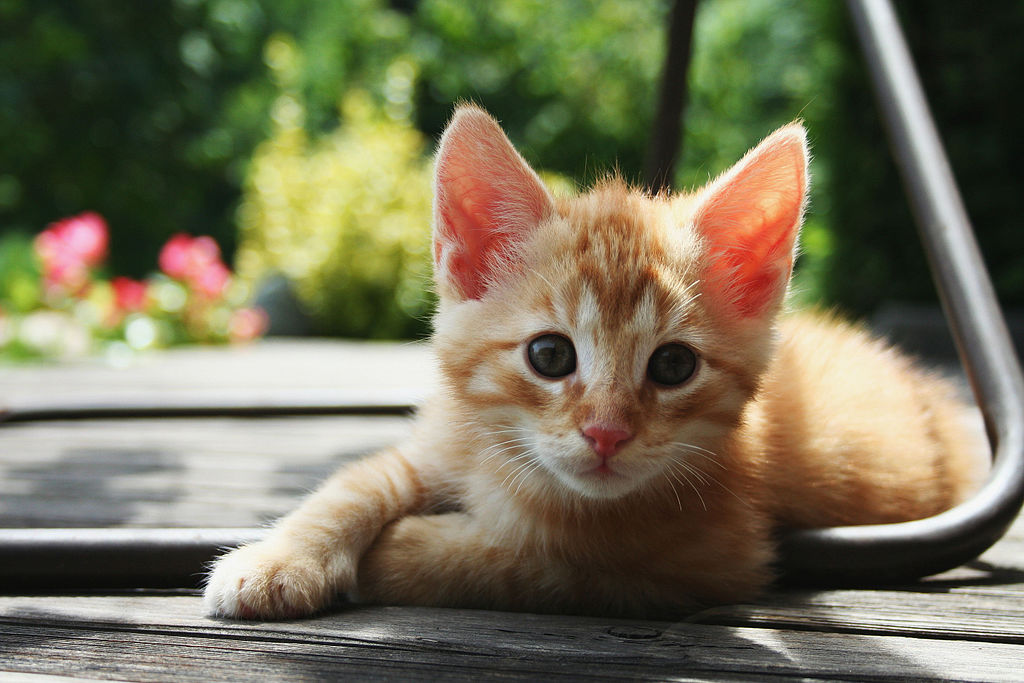
#> input picture images/kitten.jpg, 1024 x 683 px
$ python detect_edges_with_prewitt_mask.py
#> lines starting #> are read from the running program, lines starting #| are printed output that depends on the picture
### utils.py
from numpy import uint8

from PIL import Image

from pylab import array, gray


def get_grayscaled_image(path_):
#> called with path_ = 'images/kitten.jpg'
    im = array(Image.open(path_).convert('L'))
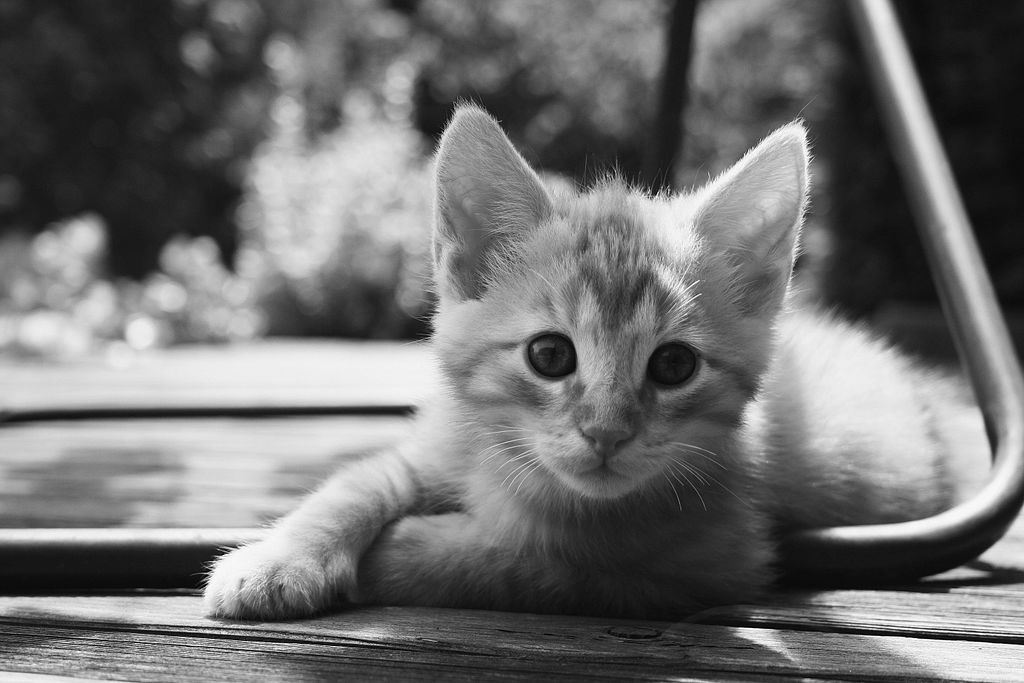
#> im: shape (683, 1024); min 0, max 255, mean 112.3
    gray()
    return im


def save_image(image, path):
    Image.fromarray(image.astype(uint8)).save(path)

### detect_edges_with_prewitt_mask.py
from utils import (
    get_grayscaled_image,
    save_image
)

from skimage import img_as_int

import numpy

from scipy import ndimage


def _detect_edges_with_operator(image, operator):
    prewitt_vertical = numpy.array(
        operator,
        dtype='float64'
    )
    return ndimage.convolve(
        img_as_int(image), prewitt_vertical)
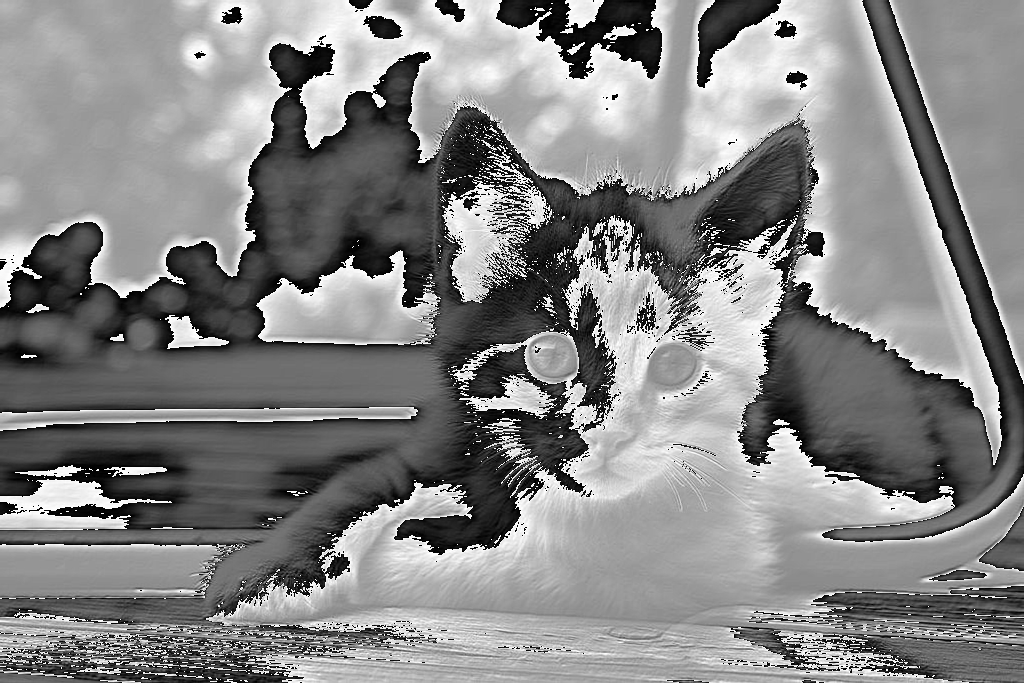
#> returned value: shape (683, 1024) int16; min -32768, max 32767, mean 1513.8; drawn with min black and max white


def detect_edges_with_vertical_operator(image):
    vertical_operator = [
            [-1, 0, 1],
            [-1, 0, 1],
            [-1, 0, 1]
        ]
    return _detect_edges_with_operator(image, vertical_operator)
#> in _detect_edges_with_operator (call 2), `return ndimage.convolve( img_as_int(image), prewitt_vertical)`:
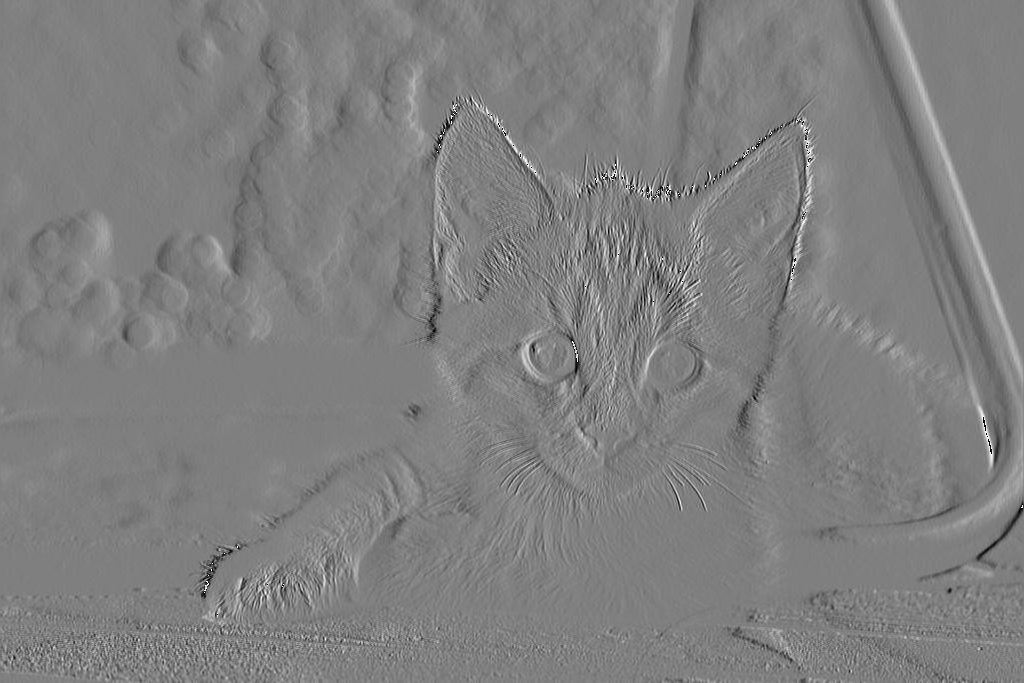
#> returned value: shape (683, 1024) int16; min -32768, max 32767, mean 14.2; drawn with min black and max white


def detect_edges_with_horizontal_operator(image):
    horizontal_operator = [
        [-1, -1, 1],
        [0, 0, 0],
        [1, 1, 1]
    ]
    return _detect_edges_with_operator(image, horizontal_operator)


if __name__ == '__main__':
    image = get_grayscaled_image('images/kitten.jpg')
    horizontally_transformed_image = detect_edges_with_horizontal_operator(image)
    vertically_transformed_image = detect_edges_with_vertical_operator(image)
    save_image(horizontally_transformed_image, 'images/horizontally_transformed_kitten.jpg')
#> in save_image, `Image.fromarray(image.astype(uint8)).save(path)`:
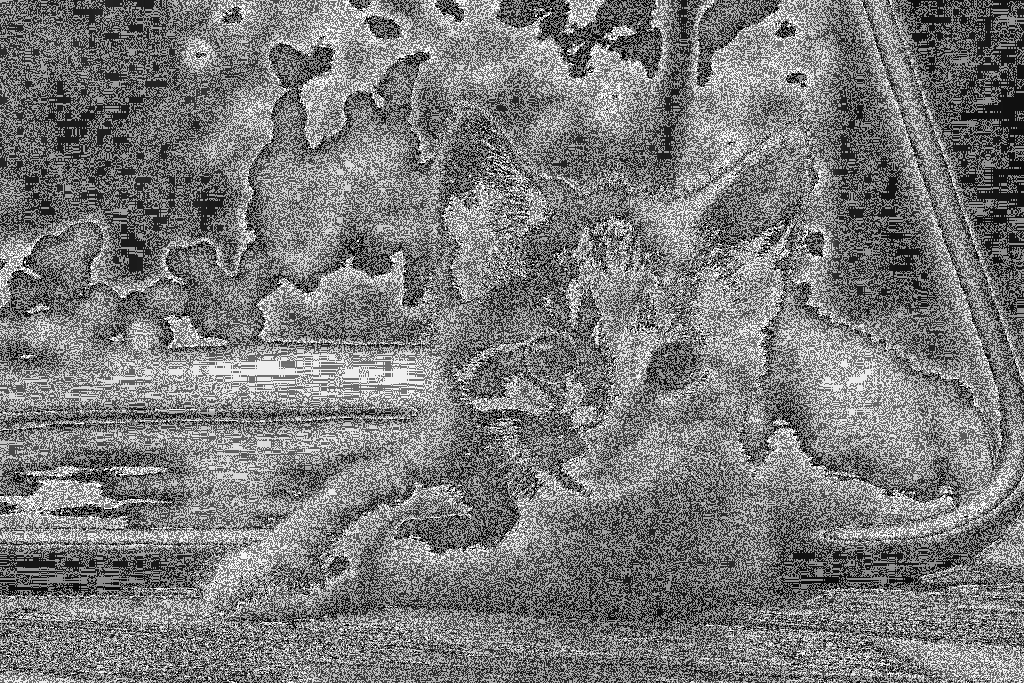
#> saved as horizontally_transformed_kitten.jpg: PIL image 1024x683 L; min 0, max 255, mean 121.9
    save_image(vertically_transformed_image, 'images/vertically_transformed_image.jpg')
#> call 2 of save_image, with path = 'images/vertically_transformed_image.jpg'
#> in save_image (call 2), `Image.fromarray(image.astype(uint8)).save(path)`:
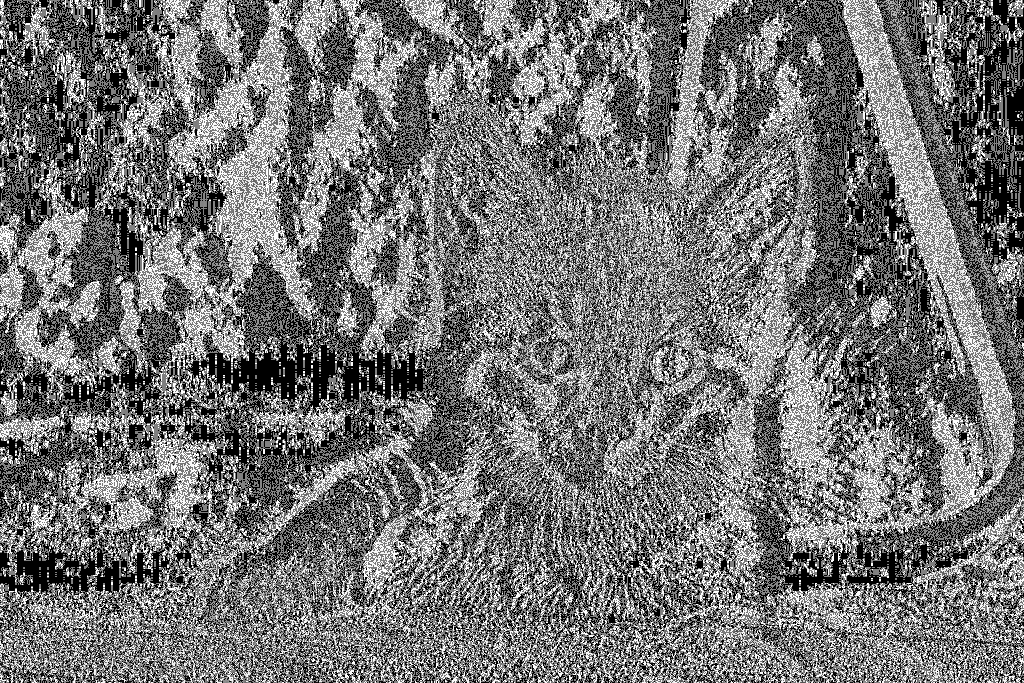
#> saved as vertically_transformed_image.jpg: PIL image 1024x683 L; min 0, max 255, mean 115.7
